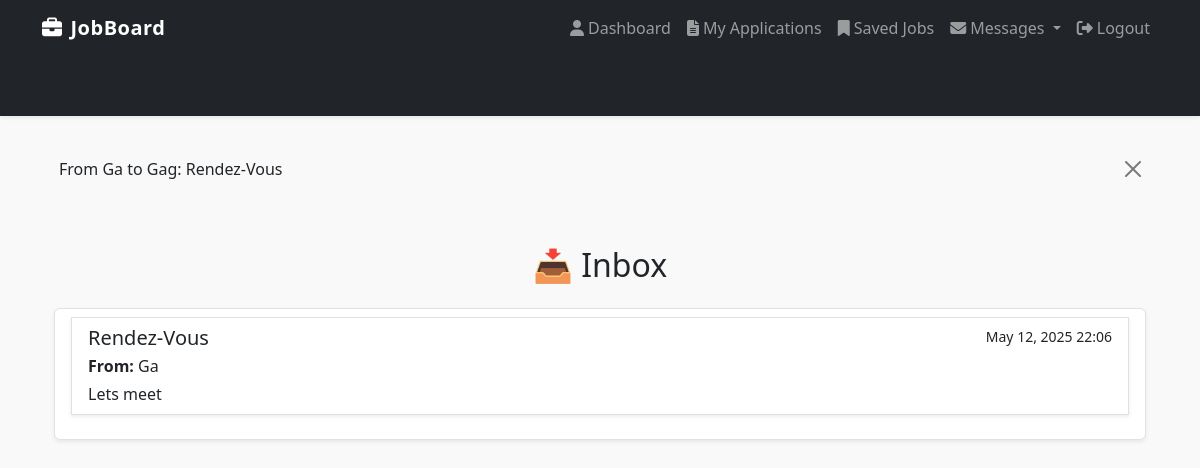
Screenshot of /inbox/ (signed in) with the database file from the repository.
### core/models.py (models this page shows)
class Message(models.Model):
    thread_id = models.UUIDField(default=uuid4, editable=False, db_index=True)
    sender = models.ForeignKey(User, related_name='sent_messages', on_delete=models.CASCADE)
    recipient = models.ForeignKey(User, related_name='received_messages', on_delete=models.CASCADE)
    subject = models.CharField(max_length=255)
    body = models.TextField()
    sent_at = models.DateTimeField(auto_now_add=True)
    is_read = models.BooleanField(default=False)
    def __str__(self):
        return f"From {self.sender.username} to {self.recipient.username}: {self.subject}"

### core/views.py (the view)
# urls.py: path('inbox/', views.inbox, name='inbox'),
@login_required
def inbox(request):
    messages_received = Message.objects.filter(recipient=request.user).order_by('-sent_at')
    messages_received.update(is_read=True)
    return render(request, 'messages/inbox.html', {'messages': messages_received})

### core/templates/messages/inbox.html
{% extends 'base.html' %}
{% block content %}
<div class="container mt-5">
  <h2 class="mb-4 text-center">📥 Inbox</h2>
  {% if messages %}
    <div class="list-group">
      {% for msg in messages %}
        <div class="list-group-item list-group-item-action mb-3 shadow-sm">
          <div class="d-flex w-100 justify-content-between">
            <a href="{% url 'message_thread' msg.thread_id %}" class="list-group-item list-group-item-action mb-3 shadow-sm">
              <div class="d-flex w-100 justify-content-between">
                <h5 class="mb-1">{{ msg.subject }}</h5>
                <small>{{ msg.sent_at|date:"M d, Y H:i" }}</small>
              </div>
              <p class="mb-1"><strong>From:</strong> {{ msg.sender.username }}</p>
              <p class="mb-0">{{ msg.body|truncatewords:20 }}</p>
            </a>
        </div>
      {% endfor %}
    </div>
  {% else %}
    <div class="alert alert-info text-center">No messages yet.</div>
  {% endif %}
</div>
{% endblock %}

### core/templates/base.html (shortened to what this page needs)
<!DOCTYPE html>
<html lang="en">
<head>
    <link href="https://cdn.jsdelivr.net/npm/bootstrap@5.3.2/dist/css/bootstrap.min.css" rel="stylesheet">
    <link href="https://cdnjs.cloudflare.com/ajax/libs/font-awesome/6.5.0/css/all.min.css" rel="stylesheet">
</head>
<body>
    <nav class="navbar navbar-expand-lg navbar-dark bg-dark shadow-sm">
        <div class="container">
            <a class="navbar-brand" href="/"><i class="fas fa-briefcase me-2"></i>JobBoard</a>
            <div class="collapse navbar-collapse" id="navbarNav">
                <ul class="navbar-nav ms-auto">
                    {% if user.is_authenticated %}
                    {% if user.profile.user_type == 'employer' %}
                    <li class="nav-item"><a class="nav-link" href="{% url 'employer_dashboard' %}"><i class="fas fa-building me-1"></i>Dashboard</a></li>
                    <li class="nav-item"><a class="nav-link" href="{% url 'post_job' %}"><i class="fas fa-plus me-1"></i>Post Job</a></li>
                {% else %}
                    <li class="nav-item"><a class="nav-link" href="{% url 'seeker_dashboard' %}"><i class="fas fa-user me-1"></i>Dashboard</a></li>
                    <li class="nav-item"><a class="nav-link" href="{% url 'application_list' %}"><i class="fas fa-file-alt me-1"></i>My Applications</a></li>
                    <li class="nav-item"><a class="nav-link" href="{% url 'saved_jobs' %}"><i class="fas fa-bookmark me-1"></i>Saved Jobs</a></li>
                {% endif %}
                <li class="nav-item dropdown">
                  <a class="nav-link dropdown-toggle" href="#" id="messageDropdown" role="button" data-bs-toggle="dropdown" aria-expanded="false">
                    <i class="fas fa-envelope me-1"></i>Messages
                  </a>
                </li>
                        <li class="nav-item"><a class="nav-link" href="{% url 'logout' %}"><i class="fas fa-sign-out-alt me-1"></i>Logout</a></li>
                    {% else %}
                        <li class="nav-item"><a class="nav-link" href="{% url 'login' %}"><i class="fas fa-sign-in-alt me-1"></i>Login</a></li>
                        <li class="nav-item"><a class="nav-link" href="{% url 'register' %}"><i class="fas fa-user-plus me-1"></i>Register</a></li>
                    {% endif %}
                </ul>
            </div>
        </div>
    </nav>
    <div class="container mt-4">
        {% if messages %}
            {% for message in messages %}
                <div class="alert alert-{{ message.tags }} alert-dismissible fade show" role="alert">
                    {{ message }}
                    <button type="button" class="btn-close" data-bs-dismiss="alert" aria-label="Close"></button>
                </div>
            {% endfor %}
        {% endif %}
        {% block content %}
        {% endblock %}
    </div>
</body>
</html>

### core/templates/base.html (style rules this page uses)
body { background-color: #f9f9f9; }
.navbar-brand { font-weight: bold; letter-spacing: 0.5px; }
.container { padding-bottom: 60px; }
.alert { margin-top: 1rem; }

### rows the page displays
Message: sender+recipient+subject "From Ga to Gag: Rendez-Vous", subject "Rendez-Vous", sent_at "May 12, 2025 22:06", sender.username "Ga", body "Lets meet"
